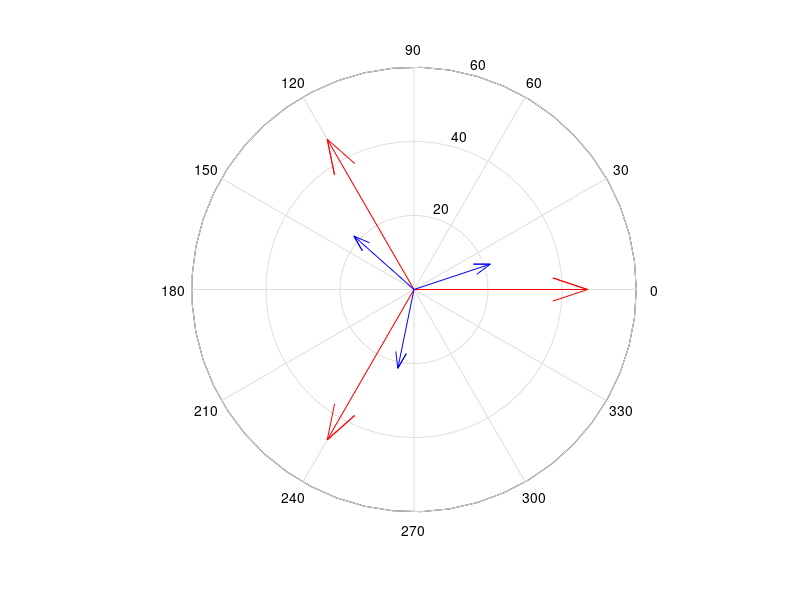

Source code (MATLAB):
clear all
close all
clc

format compact

% Inserimento dati

PM = 1200; Z1 = 1+2*j; Z2 = 3-i*j; Z3 = 3+2*j; f = 50; 
Z4 = 1-j; Z5 = 4+3*j; Z6 = 1 + 4*j;
% Carico a monte 

IM = sqrt(PM/(3*real(Z1))); 
QM = 3*imag(Z1)*IM^2;

AM = sqrt(PM^2 + QM^2);

EM = AM/(3*IM); VM = AM/(sqrt(3)*IM);

% Carico S

PS = 3*real(EM^2/conj(Z2));
QS = 3*imag(EM^2/conj(Z2));

% Conservazione delle potenze su K, è necessario rifasare?

PK = PM + PS; QK = QM + QS, 

AK = sqrt(QK^2 + PK^2); IK = AK/(3*EM),

PFK = cos(atan(QK/PK))

if PFK < 0.9 & QK >0 
    fprintf('e'' necessario rifasare! \n')
end

% Rifasamento su K

phiDES = acos(0.9);

% La potenza reattiva che mi serve per rifasare è:

QDES = - QK + PK*tan(phiDES)

% e la capacità del banco di condensatori che mi servirà sarà pari a:

C = abs(QDES)/(3*EM^2*2*pi*f)

AKRIF = sqrt(QDES^2 + PK^2); IKRIF = AKRIF/(3*EM)

if abs(QDES) < QK & IKRIF < IK
    fprintf('ok \n')
else 
    fprintf('non ok')
end

% Sezione K RIFASATA

PKRIF = 3*real(Z3*IKRIF);
QKRIF = 3*imag(Z3*IKRIF);

% Conservazione delle potenze alla sezione T

PT = PKRIF + PK; 
QT = QKRIF + QDES;

AT = sqrt(PT^2 +QT^2);

ET = AT/(3*IKRIF);

% Passo ai fasori 

phiT = atan(QT/PT); 

ET1fasore = ET;
ET2fasore = ET1fasore*exp(-j*2*pi/3);
ET3fasore = ET1fasore*exp(j*2*pi/3);

IT1fasore = IKRIF*exp(-j*phiT);
IT2fasore = IT1fasore*exp(-j*2*pi/3);
IT3fasore = IT1fasore*exp(j*2*pi/3);

compass(ET1fasore, 'r')
hold on
compass(ET2fasore, 'r')
hold on 
compass(ET3fasore, 'r')


compass(IT1fasore, 'b')
hold on 
compass(IT2fasore, 'b')
hold on 
compass(IT3fasore, 'b')

close gcf

VT12fasore = sqrt(3)*ET1fasore*exp(j*pi/6);
VT23fasore = VT12fasore*exp(-j*2*pi/3);
VT31fasore = VT12fasore*exp(j*2*pi/3);

% La lettura del WATTMETRO è data da 

W = real(-VT23fasore*conj(IT3fasore))

% Arrivo al carico squilibrato 

% Faaore spostamento centro stella con Millmann 

V0primo0fasore = [ET1fasore/Z4 + ET2fasore/Z5 + ET3fasore/Z6]/[1/Z4 + 1/Z5 + 1/Z6]

% Le tensioni concatenate del carico squilibrato saranno

V10primofasore = ET1fasore - V0primo0fasore;
V20primofasore = ET2fasore - V0primo0fasore;
V30primofasore = ET3fasore - V0primo0fasore;

% Le correnti sul carico sono 

IZ4fasore = V10primofasore/Z4
IZ5fasore = V20primofasore/Z5
IZ6fasore = V30primofasore/Z6

% E le correnti totali diventano 

I1fasore = IZ4fasore + IT1fasore
I2fasore = IZ5fasore + IT2fasore
I3fasore = IZ6fasore + IT3fasore

% Gli amperometri leggono

A2 = abs(I2fasore)
A3 = abs(I3fasore)
V = abs(VT12fasore)

% Verifico con Boucherot

PG = ET1fasore*conj(I1fasore) +  ET2fasore*conj(I2fasore) +  ET3fasore*conj(I3fasore)
PU = PT +j*QT + Z4*abs(IZ4fasore)^2 + Z5*abs(IZ5fasore)^2 + Z6*abs(IZ6fasore)^2





